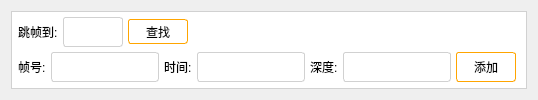
              <widget class="QWidget" name="tab_1">
               <attribute name="title">
                <string>接箍对深</string>
               </attribute>
               <layout class="QVBoxLayout" name="verticalLayout_21">
                <item>
                 <widget class="QFrame" name="frame_8">
                  <property name="maximumSize">
                   <size>
                    <width>16777215</width>
                    <height>140</height>
                   </size>
                  </property>
                  <property name="styleSheet">
                   <string notr="true">background-color: white;
border: 1px solid rgb(209,209,209); 
border-radius:0px;</string>
                  </property>
                  <property name="frameShape">
                   <enum>QFrame::StyledPanel</enum>
                  </property>
                  <property name="frameShadow">
                   <enum>QFrame::Sunken</enum>
                  </property>
                  <property name="midLineWidth">
                   <number>1</number>
                  </property>
                  <layout class="QVBoxLayout" name="verticalLayout_12">
                   <property name="spacing">
                    <number>0</number>
                   </property>
                   <property name="leftMargin">
                    <number>0</number>
                   </property>
                   <property name="topMargin">
                    <number>0</number>
                   </property>
                   <property name="rightMargin">
                    <number>0</number>
                   </property>
                   <property name="bottomMargin">
                    <number>0</number>
                   </property>
                   <item>
                    <layout class="QHBoxLayout" name="horizontalLayout_9">
                     <property name="spacing">
                      <number>5</number>
                     </property>
                     <property name="leftMargin">
                      <number>6</number>
                     </property>
                     <property name="rightMargin">
                      <number>6</number>
                     </property>
                     <item>
                      <widget class="QLabel" name="label_22">
                       <property name="maximumSize">
                        <size>
                         <width>60</width>
                         <height>20</height>
                        </size>
                       </property>
                       <property name="styleSheet">
                        <string notr="true">QLabel {
	background-color: white;
	border: 0px;
}</string>
                       </property>
                       <property name="text">
                        <string>跳帧到:</string>
                       </property>
                       <property name="alignment">
                        <set>Qt::AlignLeading|Qt::AlignLeft|Qt::AlignVCenter</set>
                       </property>
                      </widget>
                     </item>
                     <item>
                      <widget class="QLineEdit" name="lineEdit">
                       <property name="minimumSize">
                        <size>
                         <width>0</width>
                         <height>30</height>
                        </size>
                       </property>
                       <property name="maximumSize">
                        <size>
                         <width>60</width>
                         <height>16777215</height>
                        </size>
                       </property>
                       <property name="styleSheet">
                        <string notr="true">QLineEdit {
    border-radius: 3px;
	background-color: white;
	border: 1px solid rgb(209,209,209);
}
</string>
                       </property>
                      </widget>
                     </item>
                     <item>
                      <widget class="QPushButton" name="pushButton_17">
                       <property name="minimumSize">
                        <size>
                         <width>60</width>
                         <height>25</height>
                        </size>
                       </property>
                       <property name="styleSheet">
                        <string notr="true">QPushButton {
    border-radius: 3px;
	background-color: white;
	border: 1px solid orange;
}
</string>
                       </property>
                       <property name="text">
                        <string>查找</string>
                       </property>
                      </widget>
                     </item>
                     <item>
                      <spacer name="horizontalSpacer_6">
                       <property name="orientation">
                        <enum>Qt::Horizontal</enum>
                       </property>
                       <property name="sizeHint" stdset="0">
                        <size>
                         <width>40</width>
                         <height>20</height>
                        </size>
                       </property>
                      </spacer>
                     </item>
                    </layout>
                   </item>
                   <item>
                    <layout class="QHBoxLayout" name="horizontalLayout_8">
                     <property name="spacing">
                      <number>5</number>
                     </property>
                     <property name="leftMargin">
                      <number>6</number>
                     </property>
                     <property name="rightMargin">
                      <number>10</number>
                     </property>
                     <item>
                      <widget class="QLabel" name="label_18">
                       <property name="maximumSize">
                        <size>
                         <width>16777215</width>
                         <height>20</height>
                        </size>
                       </property>
                       <property name="styleSheet">
                        <string notr="true">QLabel {
	background-color: white;
	border: 0px;
}</string>
                       </property>
                       <property name="text">
                        <string>帧号:</string>
                       </property>
                      </widget>
                     </item>
                     <item>
                      <widget class="QLineEdit" name="frameLineEdit">
                       <property name="minimumSize">
                        <size>
                         <width>0</width>
                         <height>30</height>
                        </size>
                       </property>
                       <property name="styleSheet">
                        <string notr="true">QLineEdit {
    border-radius: 3px;
	background-color: white;
	border: 1px solid rgb(209,209,209);
}
</string>
                       </property>
                      </widget>
                     </item>
                     <item>
                      <widget class="QLabel" name="label_4">
                       <property name="maximumSize">
                        <size>
                         <width>16777215</width>
                         <height>20</height>
                        </size>
                       </property>
                       <property name="styleSheet">
                        <string notr="true">QLabel {
	background-color: white;
	border: 0px;
}</string>
                       </property>
                       <property name="text">
                        <string>时间:</string>
                       </property>
                      </widget>
                     </item>
                     <item>
                      <widget class="QLineEdit" name="lineEdit_5">
                       <property name="minimumSize">
                        <size>
                         <width>0</width>
                         <height>30</height>
                        </size>
                       </property>
                       <property name="styleSheet">
                        <string notr="true">QLineEdit {
    border-radius: 3px;
	background-color: white;
	border: 1px solid rgb(209,209,209);
}
</string>
                       </property>
                      </widget>
                     </item>
                     <item>
                      <widget class="QLabel" name="label_20">
                       <property name="maximumSize">
                        <size>
                         <width>16777215</width>
                         <height>20</height>
                        </size>
                       </property>
                       <property name="styleSheet">
                        <string notr="true">QLabel {
	background-color: white;
	border: 0px;
}</string>
                       </property>
                       <property name="text">
                        <string>深度:</string>
                       </property>
                      </widget>
                     </item>
                     <item>
                      <widget class="QLineEdit" name="deepLineEdit">
                       <property name="minimumSize">
                        <size>
                         <width>0</width>
                         <height>30</height>
                        </size>
                       </property>
                       <property name="styleSheet">
                        <string notr="true">QLineEdit {
    border-radius: 3px;
	background-color: white;
	border: 1px solid rgb(209,209,209);
}
</string>
                       </property>
                      </widget>
                     </item>
                     <item>
                      <widget class="QPushButton" name="pushButton_16">
                       <property name="minimumSize">
                        <size>
                         <width>60</width>
                         <height>30</height>
                        </size>
                       </property>
                       <property name="styleSheet">
                        <string notr="true">QPushButton {
    border-radius: 3px;
	background-color: white;
	border: 1px solid orange;
}
</string>
                       </property>
                       <property name="text">
                        <string>添加</string>
                       </property>
                      </widget>
                     </item>
                    </layout>
                   </item>
                  </layout>
                 </widget>
                </item>
               </layout>
              </widget>
